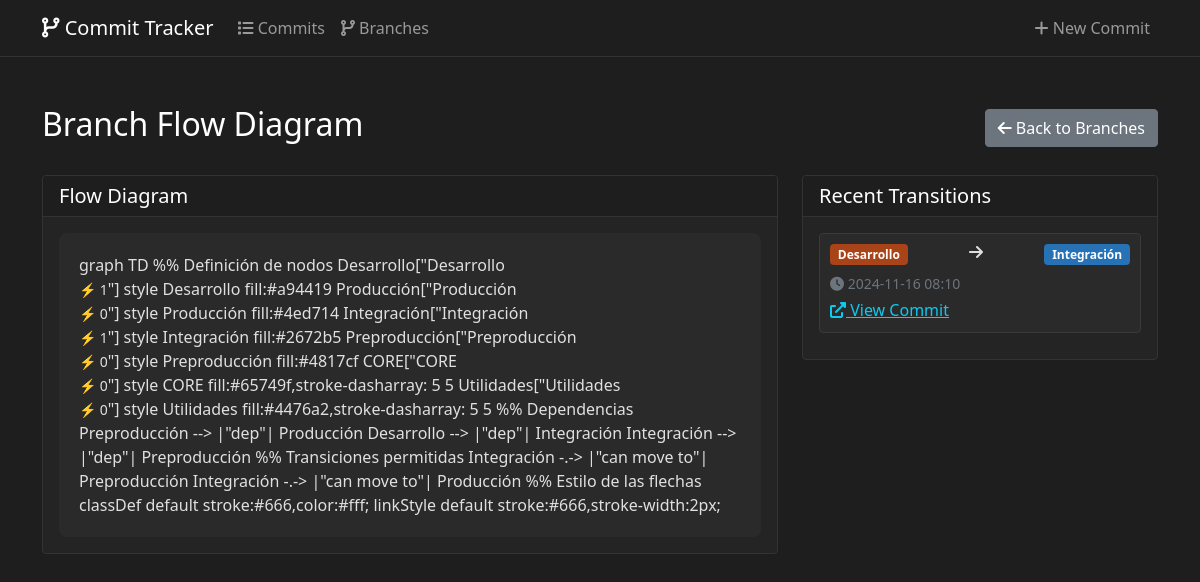
The app's page /branches/flow with its own data.
### app/models.py (models this page shows, shortened)
class Branch(db.Model):
    id = db.Column(db.Integer, primary_key=True)
    name = db.Column(db.String(100), nullable=False, unique=True)
    description = db.Column(db.Text)
    active = db.Column(db.Boolean, default=True)
    color = db.Column(db.String(7), default='#6c757d')
    created_at = db.Column(db.DateTime, default=datetime.utcnow)
    order = db.Column(db.Integer, default=0)
    is_independent = db.Column(db.Boolean, default=False)
    commits = db.relationship('Commit', backref='branch', lazy=True)
    depends_on = db.relationship(
        'Branch', secondary='branch_dependencies',
        primaryjoin='Branch.id == branch_dependencies.c.branch_id',
        secondaryjoin='Branch.id == branch_dependencies.c.depends_on_id',
        backref=db.backref('dependent_branches', lazy='dynamic'),
        lazy='dynamic'
    )
    allowed_transitions_to = db.relationship(
        'Branch', secondary='allowed_transitions',
        primaryjoin='Branch.id == allowed_transitions.c.from_branch_id',
        secondaryjoin='Branch.id == allowed_transitions.c.to_branch_id',
        backref=db.backref('allowed_transitions_from', lazy='dynamic'),
        lazy='dynamic'
    )
    def get_dependencies_count(self):
        return self.depends_on.count()
    def get_commits_count(self):
        return len(self.commits)
    def get_allowed_transitions(self):
        try:
            return self.allowed_transitions_to.all()
        except Exception:
            return []

class BranchTransition(db.Model):
    id = db.Column(db.Integer, primary_key=True)
    from_branch_id = db.Column(db.Integer, db.ForeignKey('branch.id'), nullable=False)
    to_branch_id = db.Column(db.Integer, db.ForeignKey('branch.id'), nullable=False)
    commit_id = db.Column(db.Integer, db.ForeignKey('commit.id'), nullable=False)
    transitioned_at = db.Column(db.DateTime, default=datetime.utcnow, nullable=False)
    commit = db.relationship('Commit', foreign_keys=[commit_id], back_populates='transitions')
    source = db.relationship('Branch',
                           foreign_keys=[from_branch_id],
                           backref=db.backref('outgoing_transitions', lazy=True))
    target = db.relationship('Branch',
                           foreign_keys=[to_branch_id],
                           backref=db.backref('incoming_transitions', lazy=True))

### app/routes.py (the view)
@bp.route('/branches/flow')
def branch_flow():
    branches = Branch.query.order_by(Branch.order).all()
    independent_branches = [b for b in branches if b.is_independent]
    flow_branches = [b for b in branches if not b.is_independent]
    transitions = BranchTransition.query.order_by(BranchTransition.transitioned_at.desc()).all()
    return render_template('branch_flow.html',
                         flow_branches=flow_branches,
                         independent_branches=independent_branches,
                         transitions=transitions)

### app/templates/branch_flow.html (shortened to what this page needs)
{% extends "base.html" %}
{% block content %}
<div class="container mt-4">
    <div class="d-flex justify-content-between align-items-center mb-4">
        <h2>Branch Flow Diagram</h2>
        <a href="{{ url_for('main.list_branches') }}" class="btn btn-secondary">
            <i class="fas fa-arrow-left"></i> Back to Branches
        </a>
    </div>
    <div class="row">
        <div class="col-md-8">
            <div class="card">
                <div class="card-header">
                    <h5 class="card-title mb-0">Flow Diagram</h5>
                </div>
                <div class="card-body">
                    <div class="mermaid">
                        graph TD
                        %% Definición de nodos
                        {% for branch in flow_branches + independent_branches %}
                            {{ branch.name }}["{{ branch.name }}<br/><small class='branch-commits' data-branch-id='{{ branch.id }}'>⚡ {{ branch.get_commits_count() }}</small>"]
                            style {{ branch.name }} fill:{{ branch.color }}{% if branch.is_independent %},stroke-dasharray: 5 5{% endif %}
                        {% endfor %}
                        %% Dependencias
                        {% for branch in flow_branches %}
                            {% if branch.get_dependencies_count() > 0 %}
                                {% for dep in branch.depends_on %}
                                    {{ dep.name }} --> |"dep"| {{ branch.name }}
                                {% endfor %}
                            {% endif %}
                        {% endfor %}
                        %% Transiciones permitidas
                        {% for branch in flow_branches + independent_branches %}
                            {% for target in branch.get_allowed_transitions() %}
                                {{ branch.name }} -.-> |"can move to"| {{ target.name }}
                            {% endfor %}
                        {% endfor %}
                        %% Estilo de las flechas
                        classDef default stroke:#666,color:#fff;
                        linkStyle default stroke:#666,stroke-width:2px;
                    </div>
                </div>
            </div>
        </div>
        <div class="col-md-4">
            <div class="card">
                <div class="card-header">
                    <h5 class="card-title mb-0">Recent Transitions</h5>
                </div>
                <div class="card-body">
                    <div class="transitions-list">
                        {% for transition in transitions %}
                        <div class="transition-item">
                            <div class="d-flex justify-content-between">
                                <span class="badge" style="background-color: {{ transition.source.color }}">
                                    {{ transition.source.name }}
                                </span>
                                <i class="fas fa-arrow-right"></i>
                                <span class="badge" style="background-color: {{ transition.target.color }}">
                                    {{ transition.target.name }}
                                </span>
                            </div>
                            <div class="text-muted small mt-2">
                                <i class="fas fa-clock"></i>
                                {{ transition.transitioned_at.strftime('%Y-%m-%d %H:%M') }}
                            </div>
                            <div class="mt-1">
                                <a href="{{ url_for('main.view_commit', id=transition.commit_id) }}" class="text-info">
                                    <i class="fas fa-external-link-alt"></i>
                                    View Commit
                                </a>
                            </div>
                        </div>
                        {% else %}
                        <p class="text-muted text-center">No transitions yet</p>
                        {% endfor %}
                    </div>
                </div>
            </div>
        </div>
    </div>
</div>
{% endblock %}

### app/static/css/dark-theme.css (style rules this page uses)
:root { --dark-bg: #1a1a1a; --darker-bg: #141414; --dark-card: #242424; --dark-input: #2a2a2a; --dark-border: #3a3a3a; --dark-hover: #2c2c2c; --dark-text: #e0e0e0; --dark-text-muted: #a0a0a0; }
body { background-color: #1E1E1E; color: var(--dark-text); }
h1, h2, h3, h4, h5, h6 { color: #fff; }
.card { background-color: #242424; border: 1px solid #333; }
.card-header { background-color: #1E1E1E; border-bottom: 1px solid #333; }

### app/templates/branch_flow.html (style rules this page uses)
.mermaid { background-color: var(--dark-input); padding: 20px; border-radius: 8px; }
.transitions-list { max-height: 300px; overflow-y: auto; }
.transition-item { background-color: var(--dark-input); border: 1px solid var(--dark-border); border-radius: 4px; padding: 10px; margin-bottom: 10px; }

### records on screen
Branch: name "Desarrollo", get_commits_count "1", color "#a94419"
Branch: name "Producción", get_commits_count "0", color "#4ed714"
Branch: name "Integración", get_commits_count "1", color "#2672b5"
Branch: name "Preproducción", get_commits_count "0", color "#4817cf"
Branch: name "CORE", get_commits_count "0", color "#65749f", is_independent ",stroke-dasharray: 5 5"
Branch: name "Utilidades", get_commits_count "0", color "#4476a2", is_independent ",stroke-dasharray: 5 5"
